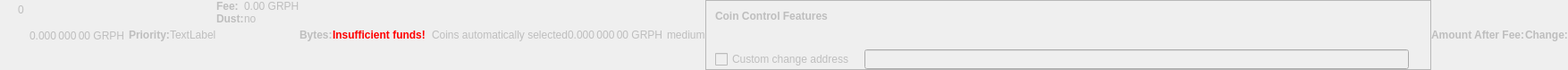
    <widget class="QWidget" name="dummyHideWidget" native="true">
     <property name="enabled">
      <bool>false</bool>
     </property>
     <property name="maximumSize">
      <size>
       <width>100</width>
       <height>22</height>
      </size>
     </property>
     <layout class="QHBoxLayout" name="dummyHideLayout">
      <property name="spacing">
       <number>0</number>
      </property>
      <property name="leftMargin">
       <number>0</number>
      </property>
      <property name="topMargin">
       <number>0</number>
      </property>
      <property name="rightMargin">
       <number>0</number>
      </property>
      <property name="bottomMargin">
       <number>0</number>
      </property>
      <item>
       <layout class="QFormLayout" name="formLayoutCoinControl1">
        <property name="horizontalSpacing">
         <number>10</number>
        </property>
        <property name="verticalSpacing">
         <number>14</number>
        </property>
        <property name="leftMargin">
         <number>10</number>
        </property>
        <property name="topMargin">
         <number>4</number>
        </property>
        <property name="rightMargin">
         <number>6</number>
        </property>
        <item row="0" column="1">
         <widget class="QLabel" name="labelCoinControlBytes">
          <property name="cursor">
           <cursorShape>IBeamCursor</cursorShape>
          </property>
          <property name="contextMenuPolicy">
           <enum>Qt::ActionsContextMenu</enum>
          </property>
          <property name="text">
           <string notr="true">0</string>
          </property>
          <property name="textInteractionFlags">
           <set>Qt::LinksAccessibleByMouse|Qt::TextSelectableByKeyboard|Qt::TextSelectableByMouse</set>
          </property>
         </widget>
        </item>
       </layout>
      </item>
      <item>
       <widget class="QLabel" name="labelCoinControlAfterFee">
        <property name="enabled">
         <bool>false</bool>
        </property>
        <property name="sizePolicy">
         <sizepolicy hsizetype="Fixed" vsizetype="Fixed">
          <horstretch>0</horstretch>
          <verstretch>0</verstretch>
         </sizepolicy>
        </property>
        <property name="minimumSize">
         <size>
          <width>111</width>
          <height>12</height>
         </size>
        </property>
        <property name="maximumSize">
         <size>
          <width>111</width>
          <height>12</height>
         </size>
        </property>
        <property name="cursor">
         <cursorShape>IBeamCursor</cursorShape>
        </property>
        <property name="contextMenuPolicy">
         <enum>Qt::ActionsContextMenu</enum>
        </property>
        <property name="text">
         <string notr="true">0.000 000 00 GRPH</string>
        </property>
        <property name="textInteractionFlags">
         <set>Qt::LinksAccessibleByMouse|Qt::TextSelectableByKeyboard|Qt::TextSelectableByMouse</set>
        </property>
       </widget>
      </item>
      <item>
       <widget class="QLabel" name="labelCoinControlPriorityText">
        <property name="enabled">
         <bool>false</bool>
        </property>
        <property name="font">
         <font>
          <weight>75</weight>
          <bold>true</bold>
         </font>
        </property>
        <property name="text">
         <string>Priority:</string>
        </property>
       </widget>
      </item>
      <item>
       <layout class="QHBoxLayout" name="horizontalLayout">
        <item>
         <widget class="QLabel" name="WarningLabel">
          <property name="text">
           <string>TextLabel</string>
          </property>
         </widget>
        </item>
       </layout>
      </item>
      <item>
       <layout class="QFormLayout" name="formLayoutCoinControl3">
        <property name="horizontalSpacing">
         <number>0</number>
        </property>
        <property name="verticalSpacing">
         <number>0</number>
        </property>
        <property name="leftMargin">
         <number>0</number>
        </property>
        <property name="topMargin">
         <number>0</number>
        </property>
        <property name="rightMargin">
         <number>0</number>
        </property>
        <item row="0" column="0">
         <widget class="QLabel" name="labelCoinControlFeeText">
          <property name="enabled">
           <bool>false</bool>
          </property>
          <property name="font">
           <font>
            <weight>75</weight>
            <bold>true</bold>
           </font>
          </property>
          <property name="text">
           <string>Fee:</string>
          </property>
          <property name="margin">
           <number>0</number>
          </property>
         </widget>
        </item>
        <item row="0" column="1">
         <widget class="QLabel" name="labelCoinControlFee">
          <property name="enabled">
           <bool>false</bool>
          </property>
          <property name="cursor">
           <cursorShape>IBeamCursor</cursorShape>
          </property>
          <property name="contextMenuPolicy">
           <enum>Qt::ActionsContextMenu</enum>
          </property>
          <property name="text">
           <string notr="true">0.00 GRPH</string>
          </property>
          <property name="textInteractionFlags">
           <set>Qt::LinksAccessibleByMouse|Qt::TextSelectableByKeyboard|Qt::TextSelectableByMouse</set>
          </property>
         </widget>
        </item>
        <item row="1" column="0">
         <widget class="QLabel" name="labelCoinControlLowOutputText">
          <property name="enabled">
           <bool>false</bool>
          </property>
          <property name="font">
           <font>
            <weight>75</weight>
            <bold>true</bold>
           </font>
          </property>
          <property name="text">
           <string>Dust:</string>
          </property>
         </widget>
        </item>
        <item row="1" column="1">
         <widget class="QLabel" name="labelCoinControlLowOutput">
          <property name="enabled">
           <bool>false</bool>
          </property>
          <property name="cursor">
           <cursorShape>IBeamCursor</cursorShape>
          </property>
          <property name="contextMenuPolicy">
           <enum>Qt::ActionsContextMenu</enum>
          </property>
          <property name="text">
           <string>no</string>
          </property>
          <property name="textInteractionFlags">
           <set>Qt::LinksAccessibleByMouse|Qt::TextSelectableByKeyboard|Qt::TextSelectableByMouse</set>
          </property>
         </widget>
        </item>
       </layout>
      </item>
      <item>
       <widget class="QLabel" name="labelCoinControlBytesText">
        <property name="enabled">
         <bool>false</bool>
        </property>
        <property name="font">
         <font>
          <weight>75</weight>
          <bold>true</bold>
         </font>
        </property>
        <property name="text">
         <string>Bytes:</string>
        </property>
       </widget>
      </item>
      <item>
       <layout class="QFormLayout" name="formLayoutCoinControl2">
        <property name="horizontalSpacing">
         <number>0</number>
        </property>
        <property name="verticalSpacing">
         <number>0</number>
        </property>
        <property name="leftMargin">
         <number>0</number>
        </property>
        <property name="topMargin">
         <number>0</number>
        </property>
        <property name="rightMargin">
         <number>0</number>
        </property>
       </layout>
      </item>
      <item>
       <layout class="QHBoxLayout" name="horizontalLayoutCoinControl2">
        <property name="spacing">
         <number>0</number>
        </property>
        <property name="bottomMargin">
         <number>0</number>
        </property>
       </layout>
      </item>
      <item>
       <widget class="QLabel" name="labelCoinControlInsuffFunds">
        <property name="enabled">
         <bool>false</bool>
        </property>
        <property name="minimumSize">
         <size>
          <width>0</width>
          <height>0</height>
         </size>
        </property>
        <property name="font">
         <font>
          <weight>75</weight>
          <bold>true</bold>
         </font>
        </property>
        <property name="styleSheet">
         <string notr="true">color:red;font-weight:bold;</string>
        </property>
        <property name="text">
         <string>Insufficient funds!</string>
        </property>
        <property name="margin">
         <number>5</number>
        </property>
       </widget>
      </item>
      <item>
       <layout class="QFormLayout" name="formLayoutCoinControl4">
        <property name="horizontalSpacing">
         <number>0</number>
        </property>
        <property name="verticalSpacing">
         <number>0</number>
        </property>
        <property name="leftMargin">
         <number>0</number>
        </property>
        <property name="topMargin">
         <number>0</number>
        </property>
        <property name="rightMargin">
         <number>0</number>
        </property>
       </layout>
      </item>
      <item>
       <widget class="QLabel" name="labelCoinControlChangeLabel">
        <property name="enabled">
         <bool>false</bool>
        </property>
        <property name="sizePolicy">
         <sizepolicy hsizetype="Preferred" vsizetype="Expanding">
          <horstretch>0</horstretch>
          <verstretch>0</verstretch>
         </sizepolicy>
        </property>
        <property name="minimumSize">
         <size>
          <width>0</width>
          <height>0</height>
         </size>
        </property>
        <property name="text">
         <string/>
        </property>
        <property name="margin">
         <number>3</number>
        </property>
       </widget>
      </item>
      <item>
       <widget class="QLabel" name="labelCoinControlAutomaticallySelected">
        <property name="enabled">
         <bool>false</bool>
        </property>
        <property name="sizePolicy">
         <sizepolicy hsizetype="Fixed" vsizetype="Fixed">
          <horstretch>0</horstretch>
          <verstretch>0</verstretch>
         </sizepolicy>
        </property>
        <property name="minimumSize">
         <size>
          <width>0</width>
          <height>0</height>
         </size>
        </property>
        <property name="maximumSize">
         <size>
          <width>240</width>
          <height>16777215</height>
         </size>
        </property>
        <property name="text">
         <string>Coins automatically selected</string>
        </property>
        <property name="margin">
         <number>5</number>
        </property>
       </widget>
      </item>
      <item>
       <widget class="QLabel" name="labelCoinControlChange">
        <property name="enabled">
         <bool>false</bool>
        </property>
        <property name="sizePolicy">
         <sizepolicy hsizetype="Fixed" vsizetype="Fixed">
          <horstretch>0</horstretch>
          <verstretch>0</verstretch>
         </sizepolicy>
        </property>
        <property name="minimumSize">
         <size>
          <width>111</width>
          <height>0</height>
         </size>
        </property>
        <property name="maximumSize">
         <size>
          <width>111</width>
          <height>16777215</height>
         </size>
        </property>
        <property name="cursor">
         <cursorShape>IBeamCursor</cursorShape>
        </property>
        <property name="contextMenuPolicy">
         <enum>Qt::ActionsContextMenu</enum>
        </property>
        <property name="text">
         <string notr="true">0.000 000 00 GRPH</string>
        </property>
        <property name="textInteractionFlags">
         <set>Qt::LinksAccessibleByMouse|Qt::TextSelectableByKeyboard|Qt::TextSelectableByMouse</set>
        </property>
       </widget>
      </item>
      <item>
       <widget class="QLabel" name="labelCoinControlPriority">
        <property name="enabled">
         <bool>false</bool>
        </property>
        <property name="cursor">
         <cursorShape>IBeamCursor</cursorShape>
        </property>
        <property name="contextMenuPolicy">
         <enum>Qt::ActionsContextMenu</enum>
        </property>
        <property name="text">
         <string>medium</string>
        </property>
        <property name="textInteractionFlags">
         <set>Qt::LinksAccessibleByMouse|Qt::TextSelectableByKeyboard|Qt::TextSelectableByMouse</set>
        </property>
       </widget>
      </item>
      <item>
       <widget class="QFrame" name="frameCoinControl">
        <property name="sizePolicy">
         <sizepolicy hsizetype="Expanding" vsizetype="Expanding">
          <horstretch>0</horstretch>
          <verstretch>0</verstretch>
         </sizepolicy>
        </property>
        <property name="maximumSize">
         <size>
          <width>16777215</width>
          <height>16777215</height>
         </size>
        </property>
        <property name="frameShape">
         <enum>QFrame::StyledPanel</enum>
        </property>
        <property name="frameShadow">
         <enum>QFrame::Sunken</enum>
        </property>
        <layout class="QVBoxLayout" name="verticalLayoutCoinControl2_2">
         <property name="spacing">
          <number>0</number>
         </property>
         <property name="leftMargin">
          <number>0</number>
         </property>
         <property name="topMargin">
          <number>0</number>
         </property>
         <property name="rightMargin">
          <number>0</number>
         </property>
         <property name="bottomMargin">
          <number>0</number>
         </property>
         <item>
          <layout class="QVBoxLayout" name="verticalLayoutCoinControl" stretch="0,0,0,1">
           <property name="spacing">
            <number>0</number>
           </property>
           <property name="leftMargin">
            <number>10</number>
           </property>
           <property name="topMargin">
            <number>10</number>
           </property>
           <item>
            <layout class="QHBoxLayout" name="horizontalLayoutCoinControl1">
             <property name="bottomMargin">
              <number>15</number>
             </property>
             <item>
              <widget class="QLabel" name="labelCoinControlFeatures">
               <property name="enabled">
                <bool>false</bool>
               </property>
               <property name="sizePolicy">
                <sizepolicy hsizetype="Preferred" vsizetype="Maximum">
                 <horstretch>0</horstretch>
                 <verstretch>0</verstretch>
                </sizepolicy>
               </property>
               <property name="font">
                <font>
                 <weight>75</weight>
                 <bold>true</bold>
                </font>
               </property>
               <property name="styleSheet">
                <string notr="true">font-weight:bold;</string>
               </property>
               <property name="text">
                <string>Coin Control Features</string>
               </property>
              </widget>
             </item>
            </layout>
           </item>
           <item>
            <widget class="QWidget" name="widgetCoinControl" native="true">
             <property name="sizePolicy">
              <sizepolicy hsizetype="Preferred" vsizetype="Preferred">
               <horstretch>0</horstretch>
               <verstretch>0</verstretch>
              </sizepolicy>
             </property>
             <property name="minimumSize">
              <size>
               <width>0</width>
               <height>0</height>
              </size>
             </property>
             <property name="styleSheet">
              <string notr="true"/>
             </property>
             <layout class="QHBoxLayout" name="horizontalLayoutCoinControl5_2">
              <property name="leftMargin">
               <number>0</number>
              </property>
              <property name="topMargin">
               <number>0</number>
              </property>
              <property name="rightMargin">
               <number>0</number>
              </property>
              <property name="bottomMargin">
               <number>0</number>
              </property>
              <item>
               <layout class="QHBoxLayout" name="horizontalLayoutCoinControl3">
                <property name="spacing">
                 <number>20</number>
                </property>
                <property name="topMargin">
                 <number>0</number>
                </property>
                <property name="bottomMargin">
                 <number>10</number>
                </property>
               </layout>
              </item>
             </layout>
            </widget>
           </item>
           <item>
            <layout class="QHBoxLayout" name="horizontalLayoutCoinControl4" stretch="0,0,0">
             <property name="spacing">
              <number>12</number>
             </property>
             <property name="sizeConstraint">
              <enum>QLayout::SetDefaultConstraint</enum>
             </property>
             <property name="topMargin">
              <number>5</number>
             </property>
             <property name="rightMargin">
              <number>5</number>
             </property>
             <item>
              <widget class="QCheckBox" name="checkBoxCoinControlChange">
               <property name="enabled">
                <bool>false</bool>
               </property>
               <property name="toolTip">
                <string>If this is activated, but the change address is empty or invalid, change will be sent to a newly generated address.</string>
               </property>
               <property name="text">
                <string>Custom change address</string>
               </property>
              </widget>
             </item>
             <item>
              <widget class="QValidatedLineEdit" name="lineEditCoinControlChange">
               <property name="enabled">
                <bool>false</bool>
               </property>
               <property name="sizePolicy">
                <sizepolicy hsizetype="Expanding" vsizetype="Fixed">
                 <horstretch>0</horstretch>
                 <verstretch>0</verstretch>
                </sizepolicy>
               </property>
              </widget>
             </item>
             <item>
              <widget class="QLabel" name="labelCoinControlChangeLabel_2">
               <property name="sizePolicy">
                <sizepolicy hsizetype="Preferred" vsizetype="Expanding">
                 <horstretch>0</horstretch>
                 <verstretch>0</verstretch>
                </sizepolicy>
               </property>
               <property name="minimumSize">
                <size>
                 <width>0</width>
                 <height>0</height>
                </size>
               </property>
               <property name="text">
                <string/>
               </property>
               <property name="margin">
                <number>3</number>
               </property>
              </widget>
             </item>
            </layout>
           </item>
           <item>
            <spacer name="verticalSpacerCoinControl">
             <property name="orientation">
              <enum>Qt::Vertical</enum>
             </property>
             <property name="sizeHint" stdset="0">
              <size>
               <width>800</width>
               <height>1</height>
              </size>
             </property>
            </spacer>
           </item>
          </layout>
         </item>
        </layout>
       </widget>
      </item>
      <item>
       <widget class="QLabel" name="labelCoinControlAfterFeeText">
        <property name="enabled">
         <bool>false</bool>
        </property>
        <property name="minimumSize">
         <size>
          <width>0</width>
          <height>0</height>
         </size>
        </property>
        <property name="maximumSize">
         <size>
          <width>16777215</width>
          <height>16777215</height>
         </size>
        </property>
        <property name="font">
         <font>
          <weight>75</weight>
          <bold>true</bold>
         </font>
        </property>
        <property name="text">
         <string>Amount After Fee:</string>
        </property>
        <property name="alignment">
         <set>Qt::AlignLeading|Qt::AlignLeft|Qt::AlignVCenter</set>
        </property>
        <property name="margin">
         <number>0</number>
        </property>
       </widget>
      </item>
      <item>
       <widget class="QLabel" name="labelCoinControlChangeText">
        <property name="enabled">
         <bool>false</bool>
        </property>
        <property name="sizePolicy">
         <sizepolicy hsizetype="Preferred" vsizetype="Preferred">
          <horstretch>0</horstretch>
          <verstretch>0</verstretch>
         </sizepolicy>
        </property>
        <property name="minimumSize">
         <size>
          <width>0</width>
          <height>0</height>
         </size>
        </property>
        <property name="maximumSize">
         <size>
          <width>16777215</width>
          <height>16777215</height>
         </size>
        </property>
        <property name="font">
         <font>
          <weight>75</weight>
          <bold>true</bold>
         </font>
        </property>
        <property name="text">
         <string>Change:</string>
        </property>
        <property name="alignment">
         <set>Qt::AlignLeading|Qt::AlignLeft|Qt::AlignVCenter</set>
        </property>
       </widget>
      </item>
     </layout>
    </widget>
